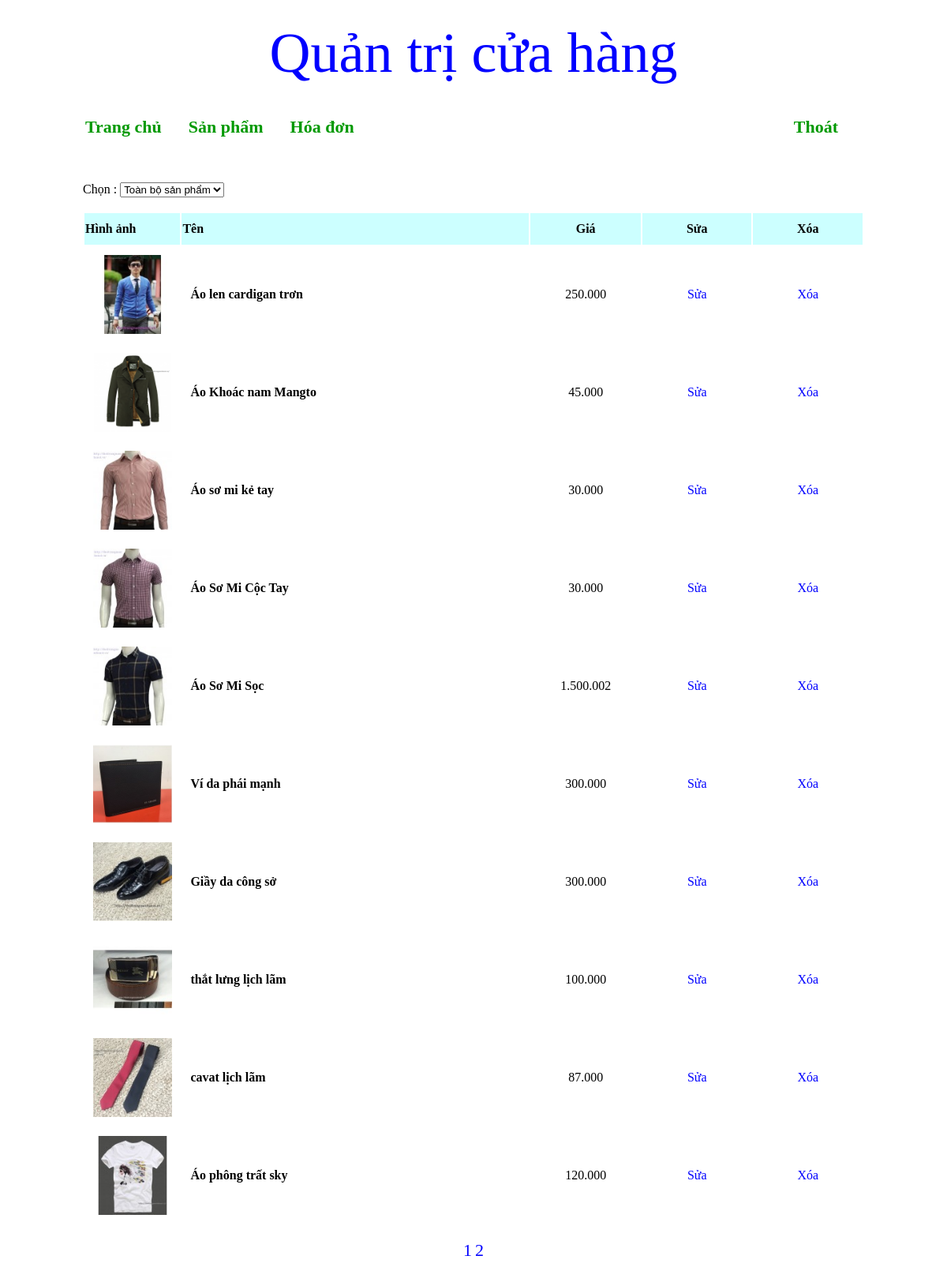
The page /quan_tri/index.php?thamso=quan_ly_san_pham (signed in) on the database its author committed.
### tables this page shows
CREATE TABLE `san_pham` (
  `id` int(11) NOT NULL,
  `ten` varchar(256) NOT NULL,
  `gia` int(255) NOT NULL,
  `hinh_anh` varchar(256) NOT NULL,
  `noi_dung` mediumtext NOT NULL,
  `thuoc_menu` int(255) NOT NULL,
  `noi_bat` varchar(256) NOT NULL,
  `trang_chu` varchar(256) NOT NULL,
  `sap_xep_trang_chu` int(255) NOT NULL
);

### quan_tri/chuc_nang/san_pham/quan_ly_san_pham.php (the view, shortened to what this page needs)
<?php
	if(!isset($_GET['id_menu']))
	{
		$id_menu="toan_bo_san_pham";
	}
?>
<br>
<div style="width:990px;text-align:left" >
	Chọn : <select name="danh_muc" onchange="window.location='?thamso=quan_ly_san_pham&id_menu='+this.value" >
	<option value="" >Toàn bộ sản phẩm</option>
	<?php
		$tv="select * from menu_doc order by id ";
	?>
	</select>
</div>
<br>
<?php
	$so_dong_tren_mot_trang=10;
	if($id_menu=="toan_bo_san_pham")
	{
		$tv="select count(*) from san_pham";
	}
	else
	{
		$tv="select count(*) from san_pham where thuoc_menu='$id_menu' ";
	}
	$tv_1=mysql_query($tv);
	$tv_2=mysql_fetch_array($tv_1);
	$so_trang=ceil($tv_2[0]/$so_dong_tren_mot_trang);
	$vtbd=($_GET['trang']-1)*$so_dong_tren_mot_trang;
	if($id_menu=="toan_bo_san_pham")
	{
		$tv="select id,ten,gia,hinh_anh from san_pham order by id desc limit $vtbd,$so_dong_tren_mot_trang";
	}
	else
	{
		$tv="select id,ten,gia,hinh_anh from san_pham where thuoc_menu='$id_menu' order by id desc limit $vtbd,$so_dong_tren_mot_trang";
	}
	$tv_1=mysql_query($tv);
?>
<table width="990px" class="tb_a1" >
	<tr style="background:#CCFFFF;height:40px;" >
		<td width="120px" ><b>Hình ảnh</b></td>
		<td width="450px" ><b>Tên</b></td>
		<td align="center" width="140px" ><b>Giá</b></td>
		<td align="center" width="140px" ><b>Sửa</b></td>
		<td align="center" width="140px" ><b>Xóa</b></td>
	</tr>
	<?php
		while($tv_2=mysql_fetch_array($tv_1))
		{
			$id=$tv_2['id'];
			$ten=$tv_2['ten'];
			$gia=$tv_2['gia'];
			$gia=number_format($gia,0,",",".");
			$link_hinh="../hinh_anh/san_pham/".$tv_2['hinh_anh'];
			$link_sua="?thamso=sua_san_pham&id_menu=".$id_menu."&id=".$id."&trang=".$_GET['trang'];
			$link_xoa="?xoa_san_pham=co&id=".$id;
			?>
				<tr class="a_1" >
					<td align="center" >
						<a href="<?php echo $link_sua; ?>" >
							<img src="<?php echo $link_hinh; ?>" style="width:100px;margin-top:10px;margin-bottom:10px;" border="0" >
						</a>
					</td>
					<td>
						<b href="<?php echo $link_sua; ?>" class="lk_a1" style="margin-left:10px" ><?php echo $ten; ?></b	>
					</td>
					<td align="center" >
						<?php echo $gia; ?>
					</td>
					<td align="center" >
						<a href="<?php echo $link_sua; ?>" class="lk_a1" >Sửa</a>
					</td>
					<td align="center" >
						<a href="<?php echo $link_xoa; ?>" class="lk_a1" >Xóa</a>
					</td>
				</tr>
			<?php
		}
	?>
	<tr>
		<td colspan="5" align="center" >
			<br>
			<?php
				for($i=1;$i<=$so_trang;$i++)
				{
					$link_phan_trang="?thamso=quan_ly_san_pham&id_menu=".$id_menu."&trang=".$i;
					echo "<a href='$link_phan_trang' class='phan_trang' >";
						echo $i;
					echo "</a> ";
				}
			?>
			<br><br>
		</td>
	</tr>
</table>

### quan_tri/giao_dien/giao_dien.css (style rules this page uses)
table.tb_a1 tr.a_1 { height:30px; }
a.lk_a1 { text-decoration:none;color:blue; }
a.phan_trang { text-decoration:none;color:blue;font-size:22px; }

### rows shown on the page
san_pham: hinh_anh (picture), ten "Áo len cardigan trơn", gia "250.000"
san_pham: hinh_anh (picture), ten "Áo Khoác nam Mangto", gia "45.000"
san_pham: hinh_anh (picture), ten "Áo sơ mi kẻ tay", gia "30.000"
san_pham: hinh_anh (picture), ten "Áo Sơ Mi Cộc Tay", gia "30.000"
san_pham: hinh_anh (picture), ten "Áo Sơ Mi Sọc", gia "1.500.002"
san_pham: hinh_anh (picture), ten "Ví da phái mạnh", gia "300.000"
san_pham: hinh_anh (picture), ten "Giầy da công sở", gia "300.000"
san_pham: hinh_anh (picture), ten "thắt lưng lịch lãm", gia "100.000"
san_pham: hinh_anh (picture), ten "cavat lịch lãm", gia "87.000"
san_pham: hinh_anh (picture), ten "Áo phông trất sky", gia "120.000"
